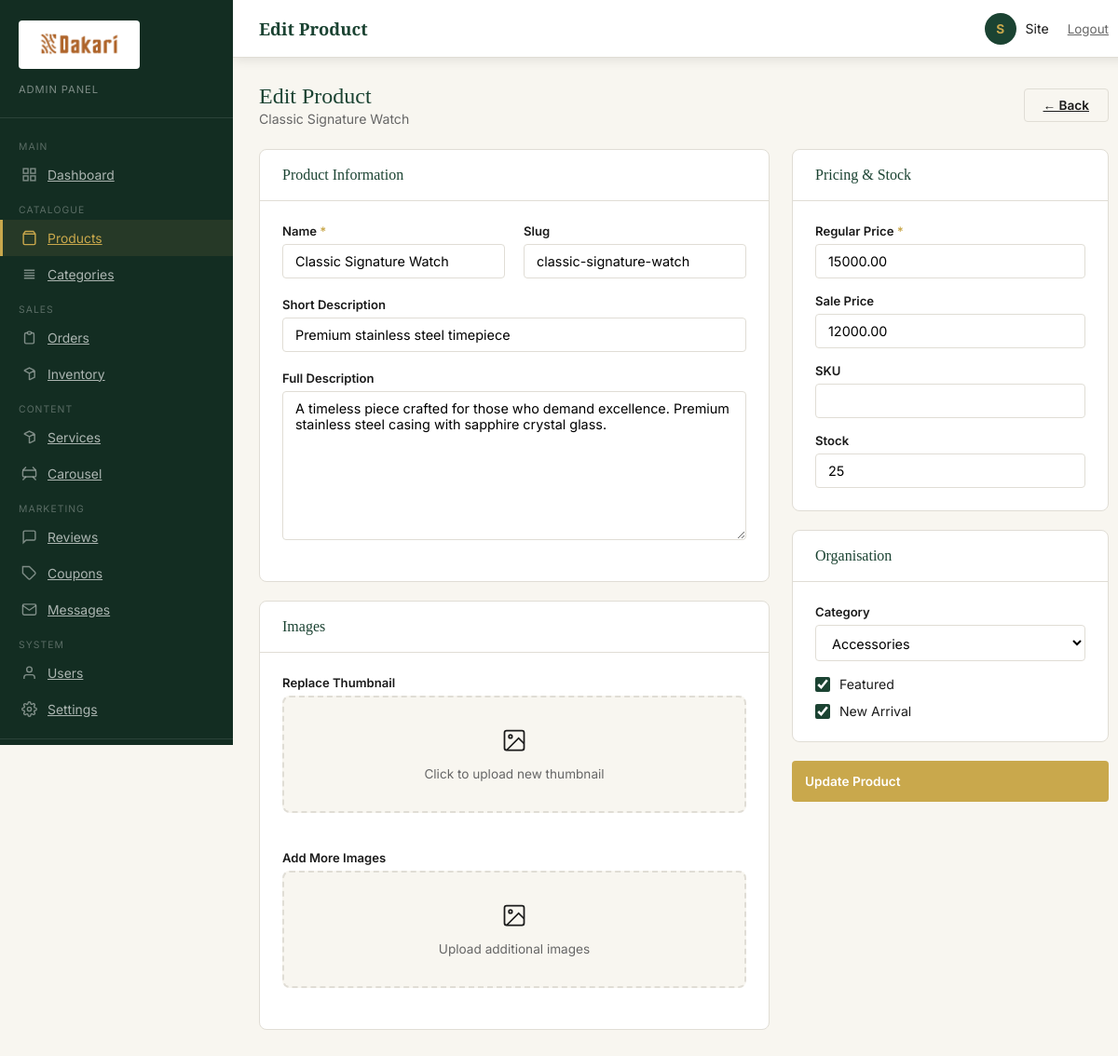
/admin/edit-product.php?id=1 (signed in), run on the app's committed database.
### tables this page shows
CREATE TABLE IF NOT EXISTS products (
    id              INT UNSIGNED AUTO_INCREMENT PRIMARY KEY,
    name            VARCHAR(220) NOT NULL,
    slug            VARCHAR(250) NOT NULL UNIQUE,
    description     TEXT,
    short_desc      VARCHAR(500),
    price           DECIMAL(12,2) NOT NULL DEFAULT 0.00,
    sale_price      DECIMAL(12,2) DEFAULT NULL,
    sku             VARCHAR(80) UNIQUE,
    stock           INT NOT NULL DEFAULT 0,
    category_id     INT UNSIGNED DEFAULT NULL,
    thumbnail       VARCHAR(255),
    is_featured     TINYINT(1) NOT NULL DEFAULT 0,
    is_new          TINYINT(1) NOT NULL DEFAULT 0,
    is_active       TINYINT(1) NOT NULL DEFAULT 1,
    views           INT UNSIGNED NOT NULL DEFAULT 0,
    created_at      DATETIME NOT NULL DEFAULT CURRENT_TIMESTAMP,
    updated_at      DATETIME NOT NULL DEFAULT CURRENT_TIMESTAMP ON UPDATE CURRENT_TIMESTAMP,
    CONSTRAINT fk_product_category FOREIGN KEY (category_id) REFERENCES categories(id) ON DELETE SET NULL
);

CREATE TABLE IF NOT EXISTS categories (
    id          INT UNSIGNED AUTO_INCREMENT PRIMARY KEY,
    name        VARCHAR(120) NOT NULL,
    slug        VARCHAR(140) NOT NULL UNIQUE,
    description TEXT,
    image       VARCHAR(255),
    parent_id   INT UNSIGNED DEFAULT NULL,
    sort_order  INT NOT NULL DEFAULT 0,
    is_active   TINYINT(1) NOT NULL DEFAULT 1,
    created_at  DATETIME NOT NULL DEFAULT CURRENT_TIMESTAMP
);

### includes/functions.php (called while the page is built, shortened)
<?php
if (!function_exists('db')) {
    function db(): mysqli {
        static $conn = null;
        if ($conn === null) {
            $conn = new mysqli(DB_HOST, DB_USER, DB_PASS, DB_NAME);
            $conn->set_charset(DB_CHARSET);
        }
        return $conn;
    }
}
if (!function_exists('query')) {
    function query(string $sql, string $types = '', ...$params): mysqli_result|bool {
        $db   = db();
        $stmt = $db->prepare($sql);
        if ($types && $params) {
            $stmt->bind_param($types, ...$params);
        }
        $stmt->execute();
        $result = $stmt->get_result();
        return $result !== false ? $result : true;
    }
}
if (!function_exists('fetchOne')) {
    function fetchOne(string $sql, string $types = '', ...$params): ?array {
        $result = query($sql, $types, ...$params);
        if ($result instanceof mysqli_result) {
            $row = $result->fetch_assoc();
            return $row ?: null;
        }
        return null;
    }
}
if (!function_exists('fetchAll')) {
    function fetchAll(string $sql, string $types = '', ...$params): array {
        $result = query($sql, $types, ...$params);
        if ($result instanceof mysqli_result) {
            return $result->fetch_all(MYSQLI_ASSOC);
        }
        return [];
    }
}
function e(string $s): string { return htmlspecialchars($s, ENT_QUOTES, 'UTF-8'); }
function get_categories(): array {
    return fetchAll('SELECT * FROM categories WHERE is_active = 1 ORDER BY sort_order, name');
}

### admin/edit-product.php (the view, shortened to what this page needs)
<?php
$id      = (int)($_GET['id'] ?? 0);
$product = $id ? fetchOne('SELECT * FROM products WHERE id = ?', 'i', $id) : null;
$categories = get_categories();
include __DIR__ . '/includes/admin_header.php';
?>
<div class="page-header">
    <div><div class="page-title">Edit Product</div><div class="page-subtitle"><?= e($product['name']) ?></div></div>
    <a href="products.php" class="btn btn-outline">← Back</a>
</div>
<form method="post" action="edit-product.php?id=<?= $id ?>" enctype="multipart/form-data">
    <div style="display:grid;grid-template-columns:1fr 340px;gap:24px;align-items:start">
        <div>
            <div class="card" style="margin-bottom:20px">
                <div class="card-header"><span class="card-title">Product Information</span></div>
                <div class="card-body">
                    <div class="form-row">
                        <div class="form-group">
                            <label class="form-label">Name <span class="req">*</span></label>
                            <input type="text" name="name" id="product_name" class="form-control" value="<?= e($product['name']) ?>" required>
                        </div>
                        <div class="form-group">
                            <label class="form-label">Slug</label>
                            <input type="text" name="slug" id="product_slug" class="form-control" value="<?= e($product['slug']) ?>">
                        </div>
                    </div>
                    <div class="form-row full"><div class="form-group">
                        <label class="form-label">Short Description</label>
                        <input type="text" name="short_desc" class="form-control" value="<?= e($product['short_desc'] ?? '') ?>">
                    </div></div>
                    <div class="form-row full"><div class="form-group">
                        <label class="form-label">Full Description</label>
                        <textarea name="description" class="form-control" style="min-height:160px"><?= e($product['description'] ?? '') ?></textarea>
                    </div></div>
                </div>
            </div>
            <div class="card">
                <div class="card-header"><span class="card-title">Images</span></div>
                <div class="card-body">
                    <div class="form-group" style="margin-bottom:20px">
                        <label class="form-label">Replace Thumbnail</label>
                        <label class="img-upload-box">
                            <div class="icon"><svg width="28" height="28" fill="none" stroke="currentColor" stroke-width="1.5" viewBox="0 0 24 24"><rect x="3" y="3" width="18" height="18" rx="2"/><circle cx="8.5" cy="8.5" r="1.5"/><polyline points="21 15 16 10 5 21"/></svg></div>
                            <p>Click to upload new thumbnail</p>
                        </label>
                    </div>
                    <div class="form-group">
                        <label class="form-label">Add More Images</label>
                        <label class="img-upload-box">
                            <div class="icon"><svg width="28" height="28" fill="none" stroke="currentColor" stroke-width="1.5" viewBox="0 0 24 24"><rect x="3" y="3" width="18" height="18" rx="2"/><circle cx="8.5" cy="8.5" r="1.5"/><polyline points="21 15 16 10 5 21"/></svg></div>
                            <p>Upload additional images</p>
                        </label>
                    </div>
                </div>
            </div>
        </div>
        <div>
            <div class="card" style="margin-bottom:20px">
                <div class="card-header"><span class="card-title">Pricing & Stock</span></div>
                <div class="card-body">
                    <div class="form-group" style="margin-bottom:16px">
                        <label class="form-label">Regular Price <span class="req">*</span></label>
                        <input type="number" name="price" class="form-control" value="<?= e($product['price']) ?>" step="0.01" min="0" required>
                    </div>
                    <div class="form-group" style="margin-bottom:16px">
                        <label class="form-label">Sale Price</label>
                        <input type="number" name="sale_price" class="form-control" value="<?= e($product['sale_price'] ?? '') ?>" step="0.01" min="0">
                    </div>
                    <div class="form-group" style="margin-bottom:16px">
                        <label class="form-label">SKU</label>
                        <input type="text" name="sku" class="form-control" value="<?= e($product['sku'] ?? '') ?>">
                    </div>
                    <div class="form-group">
                        <label class="form-label">Stock</label>
                        <input type="number" name="stock" class="form-control" value="<?= e($product['stock']) ?>" min="0">
                    </div>
                </div>
            </div>
            <div class="card" style="margin-bottom:20px">
                <div class="card-header"><span class="card-title">Organisation</span></div>
                <div class="card-body">
                    <div class="form-group" style="margin-bottom:16px">
                        <label class="form-label">Category</label>
                        <select name="category_id" class="form-control">
                            <?php foreach ($categories as $c): ?>
                            <option value="<?= $c['id'] ?>" <?= $product['category_id'] == $c['id'] ? 'selected' : '' ?>><?= e($c['name']) ?></option>
                            <?php endforeach; ?>
                        </select>
                    </div>
                    <div style="display:flex;flex-direction:column;gap:12px">
                        <label class="form-check"><input type="checkbox" name="is_featured" <?= $product['is_featured'] ? 'checked' : '' ?>><label>Featured</label></label>
                        <label class="form-check"><input type="checkbox" name="is_new" <?= $product['is_new'] ? 'checked' : '' ?>><label>New Arrival</label></label>
                    </div>
                </div>
            </div>
            <button type="submit" class="btn btn-gold" style="width:100%;padding:14px">Update Product</button>
        </div>
    </div>
</form>
<?php include __DIR__ . '/includes/admin_footer.php'; ?>

### assets/css/admin.css (style rules this page uses)
*, *::before, *::after { box-sizing: border-box; margin: 0; padding: 0; }
:root { --green: #1B4332; --green-dark: #132d22; --green-mid: #2d6a4f; --gold: #C9A84C; --gold-dark: #a8873a; --white: #ffffff; --off-white: #f8f6f0; --light: #f2f0ea; --border: #e0ddd5; --text: #1a1a1a; --text-muted: #666; --sidebar-w: 250px; --header-h: 62px; --font-serif: 'Playfair Display', Georgia, serif; --font-sans: 'Inter', system-ui, sans-serif; --radius: 4px; --radius-lg: 8px; --shadow: 0 2px 12px rgba(0,0,0,.10); --transition: .2s ease; }
body { font-family: var(--font-sans); color: var(--text); background: var(--off-white); display: flex; }
.page-header { display: flex; align-items: center; justify-content: space-between; margin-bottom: 24px; flex-wrap: wrap; gap: 12px; }
.page-title { font-family: var(--font-serif); font-size: 1.5rem; color: var(--green); }
.page-subtitle { color: var(--text-muted); font-size: .88rem; margin-top: 2px; }
.card { background: var(--white); border: 1px solid var(--border); border-radius: var(--radius-lg); }
.card-header { padding: 18px 24px; border-bottom: 1px solid var(--border); display: flex; align-items: center; justify-content: space-between; }
.card-title { font-family: var(--font-serif); font-size: 1rem; color: var(--green); }
.card-body { padding: 24px; }
.btn { display: inline-flex; align-items: center; gap: 6px; padding: 9px 20px; font-size: .85rem; font-weight: 600; border-radius: var(--radius); cursor: pointer; border: none; transition: var(--transition); font-family: var(--font-sans); }
.btn-gold { background: var(--gold); color: var(--white); }
.btn-outline { background: transparent; border: 1px solid var(--border); color: var(--text); }
.form-row { display: grid; grid-template-columns: 1fr 1fr; gap: 20px; margin-bottom: 20px; }
.form-row.full { grid-template-columns: 1fr; }
.form-group { display: flex; flex-direction: column; gap: 6px; }
.form-label { font-size: .82rem; font-weight: 600; color: var(--text); }
.form-label .req { color: var(--gold); }
.form-control { padding: 9px 13px; border: 1px solid var(--border); border-radius: var(--radius); font-size: .9rem; outline: none; transition: var(--transition); background: var(--white); font-family: var(--font-sans); }
textarea.form-control { min-height: 120px; resize: vertical; }
.form-check { display: flex; align-items: center; gap: 10px; cursor: pointer; }
.form-check input { accent-color: var(--green); width: 16px; height: 16px; }
.form-check label { font-size: .88rem; cursor: pointer; }
.img-upload-box { border: 2px dashed var(--border); border-radius: var(--radius-lg); padding: 32px; text-align: center; cursor: pointer; transition: var(--transition); background: var(--off-white); }
.img-upload-box .icon { color: var(--text-light); margin-bottom: 10px; }
.img-upload-box p { font-size: .85rem; color: var(--text-muted); }

### data on the page
products: name "Classic Signature Watch", slug "classic-signature-watch", short_desc "Premium stainless steel timepiece", description "A timeless piece crafted for those who demand excellence. Premium stainless steel casing with sapphire crystal glass.", price "15000.00", sale_price "12000.00", stock "25", category_id "Accessories", is_featured "☑", is_new "☑"

### other printed values
$admin_page_title "Edit Product"
substr($_SESSION['user_name'] ?? 'A', 0, 1) "S"
$_SESSION['user_name'] "Site"
